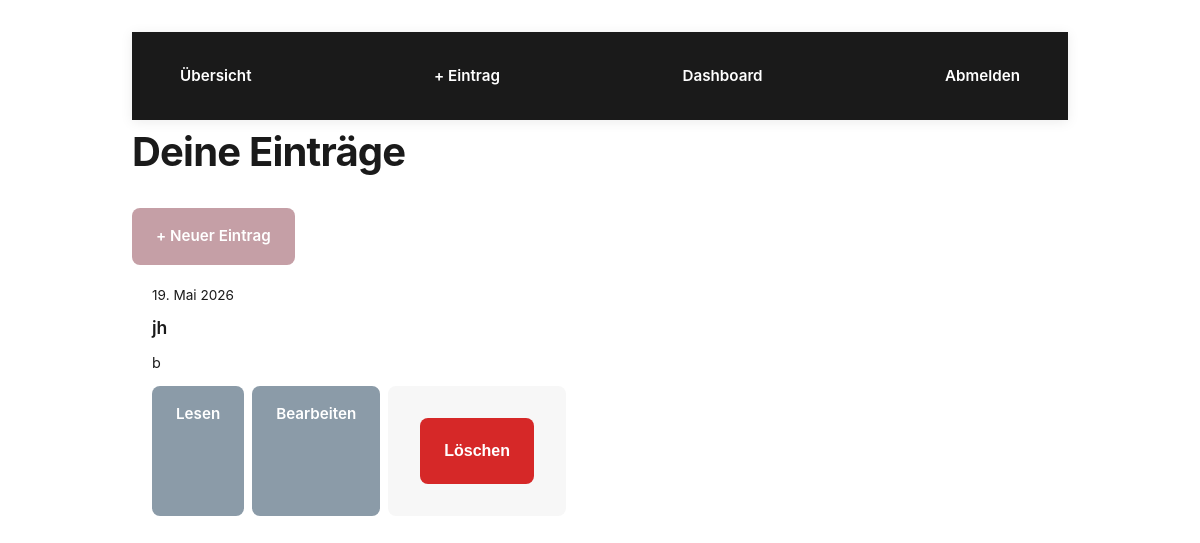
Screenshot of /overview (signed in) with the database file from the repository.
### main.py (models this page shows)
class Entry(db.Model):
    id = db.Column(db.Integer, primary_key=True)
    user_id = db.Column(db.Integer, db.ForeignKey('user.id'), nullable=False)
    title = db.Column(db.String(200), nullable=False)
    date = db.Column(db.Date, nullable=False)
    content = db.Column(db.Text, nullable=False)

### main.py (the view)
@app.route("/overview")
def overview():
    redirect_response, user_obj = get_user_or_redirect()
    if redirect_response:
        return redirect_response
    entries = Entry.query.filter_by(user_id=user_obj.id).order_by(Entry.id.desc()).all()
    return render_template("overview.html", entries=entries)

### main.py (called while the page is built)
def get_current_user():
    return session.get("user")

def get_user_or_redirect():
    username = get_current_user()
    if not username:
        return redirect(url_for("login")), None
    user_obj = User.query.filter_by(username=username).first()
    if not user_obj:
        session.clear()
        return redirect(url_for("login")), None
    return None, user_obj

### templates/overview.html (shortened to what this page needs)
{% extends "base.html" %}
{% block content %}
<div class="page-header flex-between">
  <h1>Deine Einträge</h1>
  <a href="{{ url_for('new_entry') }}" class="btn btn-primary">+ Neuer Eintrag</a>
</div>
{% if entries %}
{% set months = ["","Jan","Feb","Mär","Apr","Mai","Jun","Jul","Aug","Sep","Okt","Nov","Dez"] %}
{% for entry in entries %}
<div style="background: var(--paper); border: 1px solid var(--border); border-radius: 4px; padding: 20px; margin-bottom: 12px;">
    <p style="font-size: 0.85rem; color: var(--muted); margin: 0 0 8px 0;">{{ entry.date.day }}. {{ months[entry.date.month] }} {{ entry.date.year }}</p>
    <h3 style="margin: 0 0 8px 0; font-size: 1.1rem; font-weight: 600;">{{ entry.title }}</h3>
  <p style="color: var(--muted); font-size: 0.9rem; margin: 0 0 12px 0;">{{ entry.content[:150] }}{% if entry.content|length > 150 %}…{% endif %}</p>
  <div style="display: flex; gap: 8px;">
    <a href="{{ url_for('entry_detail', entry_id=entry.id) }}" class="btn btn-secondary btn-sm">Lesen</a>
    <a href="{{ url_for('edit_entry', entry_id=entry.id) }}" class="btn btn-secondary btn-sm">Bearbeiten</a>
    <form method="post" action="{{ url_for('delete_entry', entry_id=entry.id) }}" onsubmit="return confirm('Löschen?');" style="margin: 0;">
      <button type="submit" class="btn btn-danger btn-sm">Löschen</button>
    </form>
  </div>
</div>
{% endfor %}
{% endif %}
{% endblock %}

### static/style.css (style rules this page uses)
:root { --primary: #C59FA6; --primary-light: #D4B0B7; --primary-dark: #A67A84; --white: #FFFFFF; --gray-light: #F7F7F7; --gray-medium: #E0E0E0; --gray-dark: #333333; --text: #1A1A1A; --accent: #8B9BA8; --spacing-xs: 0.5rem; --spacing-sm: 1rem; --spacing-md: 1.5rem; --spacing-lg: 2rem; --spacing-xl: 3rem; --border-radius: 8px; --transition: all 0.3s cubic-bezier(0.4, 0, 0.2, 1); }
* { margin: 0; padding: 0; box-sizing: border-box; }
body { font-family: -apple-system, BlinkMacSystemFont, 'Segoe UI', 'Roboto', 'Oxygen', 'Ubuntu', 'Cantarell', 'Fira Sans', 'Droid Sans', 'Helvetica Neue', sans-serif; background-color: var(--white); color: var(--text); line-height: 1.6; font-size: 16px; -webkit-font-smoothing: antialiased; -moz-osx-font-smoothing: grayscale; }
html, body, #app { height: 100%; }
h1 { font-size: 2.5rem; font-weight: 700; letter-spacing: -0.02em; margin-bottom: var(--spacing-md); color: var(--text); }
h3 { font-size: 1.25rem; font-weight: 600; margin-bottom: var(--spacing-sm); color: var(--text); }
p { margin-bottom: var(--spacing-sm); color: #555; }
a { color: var(--primary); text-decoration: none; transition: var(--transition); font-weight: 500; }
form { background-color: var(--gray-light); padding: var(--spacing-lg); border-radius: var(--border-radius); margin-bottom: var(--spacing-lg); }
button, .btn { display: inline-block; padding: var(--spacing-sm) var(--spacing-md); background-color: var(--primary); color: var(--white); border: none; border-radius: var(--border-radius); font-size: 0.95rem; font-weight: 600; cursor: pointer; transition: var(--transition); text-decoration: none; }
button[type="submit"] { width: 100%; padding: var(--spacing-md); font-size: 1rem; }
.btn-secondary { background-color: var(--accent); }
.btn-danger { background-color: #d62828; }

### rows the page displays
Entry: date.day "19", date "Mai", date.year "2026", title "jh", content "b"
